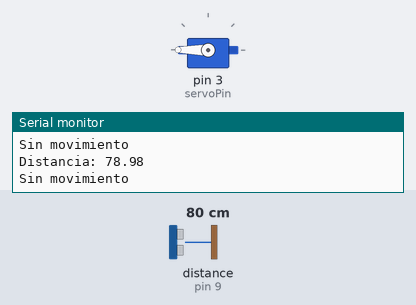
This sketch was run on a simulated Arduino Uno, built with avr-gcc and run on an emulated ATmega328P. Shown: servo, the last lines printed to the serial monitor. Wiring (inferred from the names in the program): ultrasonic range finder: trigger pin 8; echo pin 9. The test bench sets the inputs (shaded band); at power-on: distance to the obstacle (sensor on pin 9) 80 cm. The echo pulse lasts 58.3 µs per cm.

Above: at 1.2 s.
1.3 s: distance to the obstacle (sensor on pin 9) set to 22 cm
2.8 s: distance to the obstacle (sensor on pin 9) set to 18 cm
At 3.5 s:
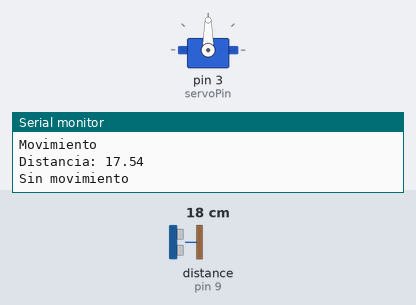
4.5 s: distance to the obstacle (sensor on pin 9) set to 12 cm
6.0 s: distance to the obstacle (sensor on pin 9) set to 9 cm
At 6.5 s:
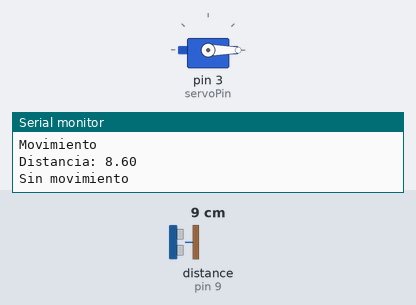
7.5 s: distance to the obstacle (sensor on pin 9) set to 35 cm
At 8.0 s:
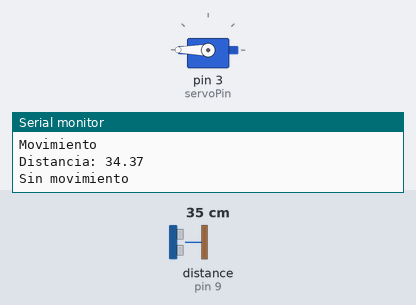
9.0 s: distance to the obstacle (sensor on pin 9) set to 2 cm
At 9.7 s:
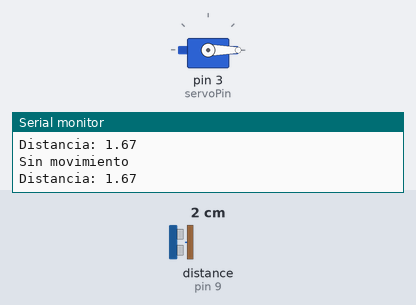
Timing chart, 0 to 11.5 s (numbered marks = the images above; inputs shaded):
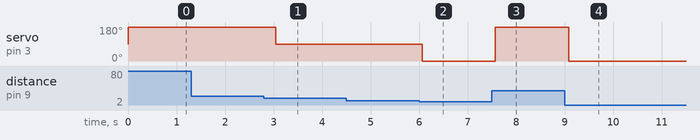

Measured:
- the behaviour switches between 21 and 20 cm on distance to the obstacle (sensor on pin 9) (found by bisection; images 0 and 1)
- the behaviour switches between 11 and 10 cm on distance to the obstacle (sensor on pin 9) (found by bisection; images 1 and 2)
- after the input at 2.8 s, servo on pin 3 (servoPin): 180° → 90° after 0.24 s
- after the input at 6.0 s, servo on pin 3 (servoPin): 90° → 0° after 0.06 s
- after the input at 7.5 s, servo on pin 3 (servoPin): 0° → 180° after 0.07 s
- after the input at 9.0 s, servo on pin 3 (servoPin): 180° → 0° after 0.09 s

The sketch:

ServomotorYSensor.ino
```cpp
#include <Servo.h>
const int trigPin = 8;
const int echoPin = 9;
const int servoPin = 3;
Servo miServo;
float distanciaAnterior = 0;

void setup() {
  pinMode(trigPin, OUTPUT);
  pinMode(echoPin, INPUT);
  miServo.attach(servoPin);
  Serial.begin(9600);
}

void loop() {
  // Enviar pulso al sensor
  digitalWrite(trigPin, LOW);
  delayMicroseconds(2);
  digitalWrite(trigPin, HIGH);
  delayMicroseconds(10);
  digitalWrite(trigPin, LOW);

  // Leer tiempo de retorno
  long duracion = pulseIn(echoPin, HIGH);
  float distancia = duracion * 0.034 / 2;

  // Mostrar distancia (opcional)
  Serial.print("Distancia: ");
  Serial.println(distancia);

  // Detectar movimiento
  float diferencia = abs(distancia - distanciaAnterior);
  if (diferencia > 2.0) {
    Serial.println("Movimiento");
  } else {
    Serial.println("Sin movimiento");
  }
  distanciaAnterior = distancia;

  // Mover servo (opcional)
  if (distancia < 10) {
    miServo.write(0);
  } else if (distancia < 20) {
    miServo.write(90);
  } else {
    miServo.write(180);
  }

  delay(300);
}
```
